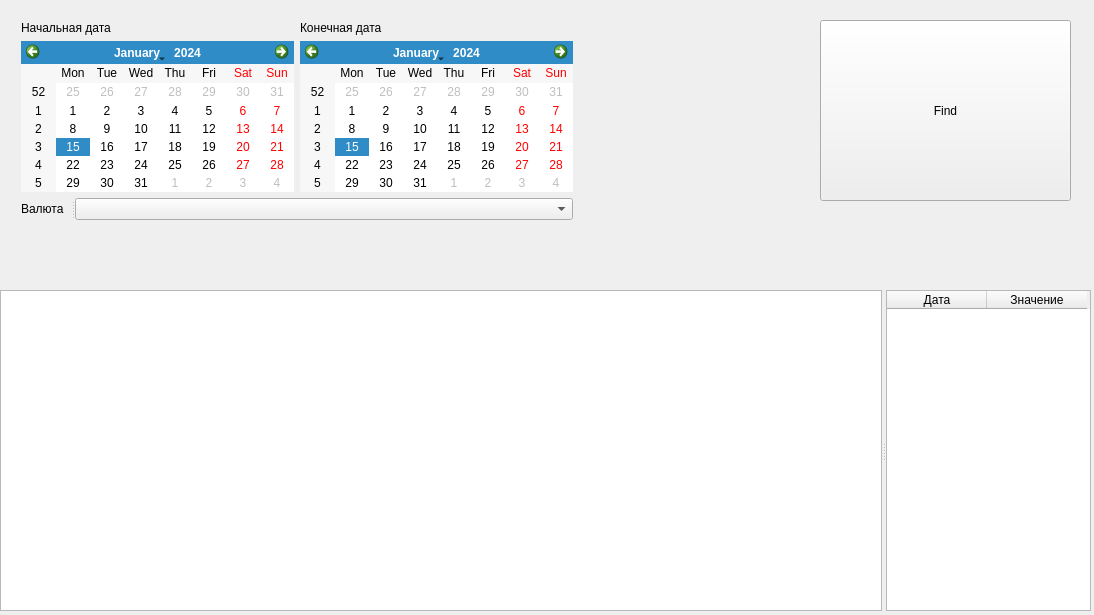
<?xml version="1.0" encoding="UTF-8"?>
<ui version="4.0">
 <class>CurrencyWidget</class>
 <widget class="QWidget" name="CurrencyWidget">
  <property name="windowModality">
   <enum>Qt::WindowModal</enum>
  </property>
  <property name="geometry">
   <rect>
    <x>0</x>
    <y>0</y>
    <width>1094</width>
    <height>615</height>
   </rect>
  </property>
  <property name="maximumSize">
   <size>
    <width>1000000</width>
    <height>16777215</height>
   </size>
  </property>
  <property name="windowTitle">
   <string>CurrencyWidget</string>
  </property>
  <widget class="QPushButton" name="bnFind">
   <property name="geometry">
    <rect>
     <x>820</x>
     <y>20</y>
     <width>251</width>
     <height>181</height>
    </rect>
   </property>
   <property name="text">
    <string>Find</string>
   </property>
  </widget>
  <widget class="QLabel" name="errorString">
   <property name="geometry">
    <rect>
     <x>10</x>
     <y>260</y>
     <width>641</width>
     <height>24</height>
    </rect>
   </property>
   <property name="text">
    <string/>
   </property>
  </widget>
  <widget class="QWidget" name="layoutWidget">
   <property name="geometry">
    <rect>
     <x>10</x>
     <y>10</y>
     <width>574</width>
     <height>221</height>
    </rect>
   </property>
   <layout class="QVBoxLayout" name="verticalLayout_3">
    <item>
     <layout class="QHBoxLayout" name="horizontalLayout">
      <item>
       <layout class="QVBoxLayout" name="verticalLayout">
        <item>
         <widget class="QLabel" name="label">
          <property name="text">
           <string>Начальная дата</string>
          </property>
         </widget>
        </item>
        <item>
         <widget class="QCalendarWidget" name="calendarWidget">
          <property name="minimumSize">
           <size>
            <width>0</width>
            <height>0</height>
           </size>
          </property>
          <property name="maximumSize">
           <size>
            <width>2000</width>
            <height>16777215</height>
           </size>
          </property>
         </widget>
        </item>
       </layout>
      </item>
      <item>
       <layout class="QVBoxLayout" name="verticalLayout_2">
        <item>
         <widget class="QLabel" name="label_2">
          <property name="text">
           <string>Конечная дата</string>
          </property>
         </widget>
        </item>
        <item>
         <widget class="QCalendarWidget" name="calendarWidget_2">
          <property name="minimumDate">
           <date>
            <year>1992</year>
            <month>7</month>
            <day>1</day>
           </date>
          </property>
         </widget>
        </item>
       </layout>
      </item>
     </layout>
    </item>
    <item>
     <widget class="QSplitter" name="splitter">
      <property name="orientation">
       <enum>Qt::Horizontal</enum>
      </property>
      <widget class="QLabel" name="rrr">
       <property name="sizePolicy">
        <sizepolicy hsizetype="Minimum" vsizetype="Preferred">
         <horstretch>0</horstretch>
         <verstretch>0</verstretch>
        </sizepolicy>
       </property>
       <property name="minimumSize">
        <size>
         <width>0</width>
         <height>0</height>
        </size>
       </property>
       <property name="maximumSize">
        <size>
         <width>50</width>
         <height>16777215</height>
        </size>
       </property>
       <property name="text">
        <string>Валюта</string>
       </property>
      </widget>
      <widget class="QComboBox" name="comboBox">
       <property name="sizePolicy">
        <sizepolicy hsizetype="Maximum" vsizetype="Preferred">
         <horstretch>0</horstretch>
         <verstretch>0</verstretch>
        </sizepolicy>
       </property>
       <property name="minimumSize">
        <size>
         <width>200</width>
         <height>0</height>
        </size>
       </property>
       <property name="maximumSize">
        <size>
         <width>1000</width>
         <height>16777215</height>
        </size>
       </property>
      </widget>
     </widget>
    </item>
   </layout>
  </widget>
  <widget class="QSplitter" name="splitter_2">
   <property name="geometry">
    <rect>
     <x>0</x>
     <y>290</y>
     <width>1091</width>
     <height>321</height>
    </rect>
   </property>
   <property name="orientation">
    <enum>Qt::Horizontal</enum>
   </property>
   <widget class="QCustomPlot" name="graphicsView"/>
   <widget class="QTableWidget" name="tableWidget">
    <property name="enabled">
     <bool>true</bool>
    </property>
    <property name="maximumSize">
     <size>
      <width>205</width>
      <height>16777215</height>
     </size>
    </property>
    <property name="columnCount">
     <number>2</number>
    </property>
    <column>
     <property name="text">
      <string>Дата</string>
     </property>
    </column>
    <column>
     <property name="text">
      <string>Значение</string>
     </property>
    </column>
   </widget>
  </widget>
 </widget>
 <layoutdefault spacing="6" margin="11"/>
 <customwidgets>
  <customwidget>
   <class>QCustomPlot</class>
   <extends>QGraphicsView</extends>
   <header>qcustomplot.h</header>
  </customwidget>
 </customwidgets>
 <resources/>
 <connections/>
</ui>
